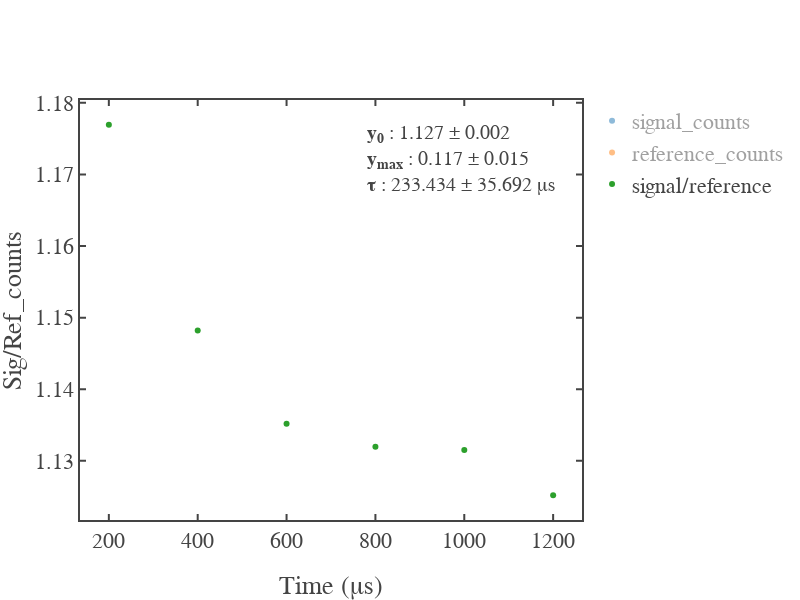

The notebook cell saved with this chart:
### Code cell
# For Delay Measurement
scale = 1e3

fig = go.Figure()
fig.add_scatter(x=time_axis[1:]/scale,y=signal_samples[1:],mode='markers',name='signal_counts')
fig.add_scatter(x=time_axis[1:]/scale,y=reference_samples[1:],mode='markers',name='reference_counts')
fig.add_scatter(x=time_axis[1:]/scale,y=signal_photon[1:],mode='markers',name='signal/reference')
# fig.add_scatter(x=xNew/scale,y=curveFit(xNew,*(coefficient+error_bars)),mode='lines',line=dict(width=0.01),name='plus_one_std')
# fig.add_scatter(x=xNew/scale,y=curveFit(xNew,*(coefficient-error_bars)),mode='lines',line=dict(width=0.01),name='minus_one_std',fill='tonexty',fillcolor='rgb(211, 211, 211)')
# fig.add_scatter(x=xNew/scale,y=yNew,mode='lines',line=dict(color="royalblue"),name='Fitted Curve')

fig.add_annotation(
    xref="x domain", yref="y domain",align = "left", x=0.95, y=0.95,
    text=f"<b>y<sub>0</sub></b> : {np.round(coefficient[0],3)} &plusmn; {np.round(error_bars[0],3)}\
    <br><b>y<sub>max</sub></b> : {np.round(coefficient[1],3)} &plusmn; {np.round(error_bars[1],3)}\
    <br><b>\u03C4</b> : {np.round(coefficient[2]/1e3,3)} &plusmn; {np.round(error_bars[2]/1e3,3)} &mu;s",
    showarrow=False, font_family="Times New Roman",font_size=20
)

fig.update_layout(template = fig_template,width=800,height=600)
fig.update_xaxes(title_text = "Time (&mu;s)"); fig.update_yaxes(title_text = "Sig/Ref_counts")

fig.write_html(image_total_path)
if os.stat(image_total_path).st_size == False:
    raise Exception('Saved image is empty!\n')
else:
    print('Saving image is successful')
fig.show()

### Figure 1 — Plotly figure (JSON) as saved in the notebook; plotly's stock layout.template omitted (floating-point values rounded to 4 significant figures)
{"data": [{"mode": "markers", "name": "signal_counts", "type": "scatter", "visible": "legendonly", "x": [200.0, 400.0, 600.0, 800.0, 1000.0, 1200.0], "y": [2.934, 3.051, 3.107, 3.122, 3.155, 3.157]}, {"mode": "markers", "name": "reference_counts", "type": "scatter", "visible": "legendonly", "x": [200.0, 400.0, 600.0, 800.0, 1000.0, 1200.0], "y": [2.493, 2.658, 2.737, 2.758, 2.788, 2.805]}, {"mode": "markers", "name": "signal/reference", "type": "scatter", "x": [200.0, 400.0, 600.0, 800.0, 1000.0, 1200.0], "y": [1.177, 1.148, 1.135, 1.132, 1.132, 1.125]}], "layout": {"annotations": [{"align": "left", "font": {"family": "Times New Roman", "size": 20}, "showarrow": false, "text": "<b>y<sub>0</sub></b> : 1.127 &plusmn; 0.002    <br><b>y<sub>max</sub></b> : 0.117 &plusmn; 0.015    <br><b>τ</b> : 233.434 &plusmn; 35.692 &mu;s", "x": 0.95, "xref": "x domain", "y": 0.95, "yref": "y domain"}], "height": 600, "width": 800, "xaxis": {"autorange": true, "range": [135.1, 1265.0], "title": {"text": "Time (&mu;s)"}, "type": "linear"}, "yaxis": {"autorange": true, "range": [1.122, 1.18], "title": {"text": "Sig/Ref_counts"}, "type": "linear"}}}
